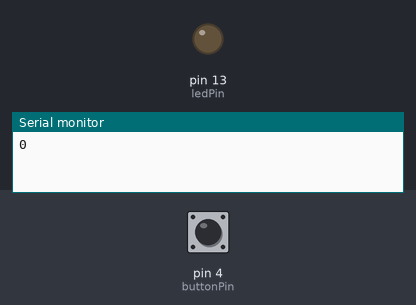
This sketch was run on a simulated Arduino Uno, built with avr-gcc and run on an emulated ATmega328P. On the bench: output pins drawn as LEDs (lit = HIGH), the last lines printed to the serial monitor. Dashed ring = blinking. The test bench sets the inputs (shaded band); at power-on: pin 4 (buttonPin) HIGH.

Above: at 1.3 s.
1.4 s: pin 4 (buttonPin) pulled LOW for 1 s
At 1.55 s:
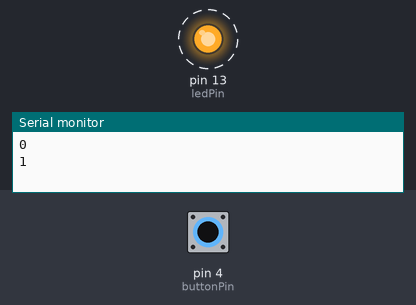
4.4 s: pin 4 (buttonPin) pulled LOW for 3.2 s
At 8.6 s:
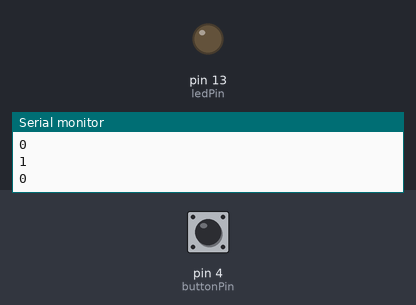
Timing chart, 0 to 10.1 s (numbered marks = the images above; inputs shaded):
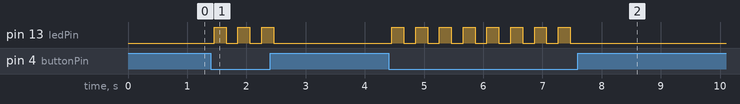

Measured:
- after the input at 1.4 s, pin 13 (ledPin): alternates HIGH for 0.20 s and LOW for 0.20 s, 6 changes in all, then stays LOW, starting after 0.06 s
- after the input at 4.4 s, pin 13 (ledPin): alternates HIGH for 0.20 s and LOW for 0.20 s, 16 changes in all, then stays LOW, starting after 0.06 s

The sketch:

cc-button.ino
```cpp
/*
  Arduino Button Serial Output (Newline) & LED Blink

  Reads a digital input on pin 4.
  Prints '1' (pressed) or '0' (not pressed) to the Serial Monitor on a NEW LINE
  ONLY when the button's state changes.
  Blinks the built-in LED when the button is pressed.
  Assumes a momentary push button is connected between pin 4 and GND.
  Uses the internal pull-up resistor.

  - Button state change from NOT pressed to PRESSED: Pin 4 goes LOW -> Serial sends '1'\n, LED starts blinking.
  - Button state change from PRESSED to NOT pressed: Pin 4 goes HIGH -> Serial sends '0'\n, LED stops blinking and turns OFF.
  - No change in button state: No serial output. LED continues its current behavior (blinking or off).
*/

// Define the pin the button is connected to
const int buttonPin = 4;
// Define the built-in LED pin (usually 13)
const int ledPin = LED_BUILTIN;

// Variable to store the stable, debounced button state
int buttonState = HIGH; // Initialize assuming not pressed (HIGH due to pull-up)
// Variable to store the last raw reading (for debounce)
int lastReading = HIGH;

// Debounce variables
unsigned long lastDebounceTime = 0; // Last time the input pin reading changed
unsigned long debounceDelay = 50;    // Debounce time in ms

// LED Blink variables
unsigned long lastLedToggleTime = 0; // Last time the LED was toggled
unsigned long blinkInterval = 200;   // Blink interval in ms (e.g., 200ms on, 200ms off)
int ledState = LOW;                  // Current state of the LED

void setup() {
  // Initialize serial communication at 9600 bits per second:
  Serial.begin(9600);
  delay(100); // Allow serial to initialize


  // Initialize the button pin as an input with the internal pull-up resistor enabled:
  pinMode(buttonPin, INPUT_PULLUP);

  // Initialize the LED pin as an output:
  pinMode(ledPin, OUTPUT);
  digitalWrite(ledPin, LOW); // Start with LED off

  // Read the initial state to set buttonState correctly
  // and send it once
  buttonState = digitalRead(buttonPin);
  lastReading = buttonState; // Initialize last reading
  if (buttonState == LOW) {
    Serial.println('1'); // '1' will be on the next line
  } else {
    Serial.println('0'); // '0' will be on the next line
  }
}

void loop() {
  // --- Button Reading and Debouncing ---
  int currentReading = digitalRead(buttonPin);

  // If the reading changed, reset the debounce timer
  if (currentReading != lastReading) {
    lastDebounceTime = millis();
  }

  // If the reading has been stable longer than the debounce delay
  if ((millis() - lastDebounceTime) > debounceDelay) {
    // If the stable reading is different from the current button state,
    // then the button state has effectively changed.
    if (currentReading != buttonState) {
      buttonState = currentReading; // Update the stable state

      // --- Serial Output on State Change ---
      // Send the new state via serial ONLY when it changes, each on a new line
      if (buttonState == LOW) {
        Serial.println('1'); // Button has just been pressed, send '1' then newline
      } else {
        Serial.println('0'); // Button has just been released, send '0' then newline
      }
    }
  }
  lastReading = currentReading; // Update last reading for next loop

  // --- LED Control (remains the same) ---
  if (buttonState == LOW) {
    // Button is PRESSED - Blink the LED
    unsigned long currentMillis = millis();
    if (currentMillis - lastLedToggleTime >= blinkInterval) {
      // Time to toggle the LED
      lastLedToggleTime = currentMillis; // Reset the timer
      // Toggle LED state
      if (ledState == LOW) {
        ledState = HIGH;
      } else {
        ledState = LOW;
      }
      // Update the actual LED
      digitalWrite(ledPin, ledState);
    }
  } else {
    // Button is NOT PRESSED - Turn LED off
    if (ledState == HIGH) { // Only write if it's currently on
       digitalWrite(ledPin, LOW);
       ledState = LOW; // Update the state variable
    }
  }

  // --- Loop Delay ---
  // Small delay to keep the loop responsive but not overwhelm the processor.
  delay(5);
}
```
